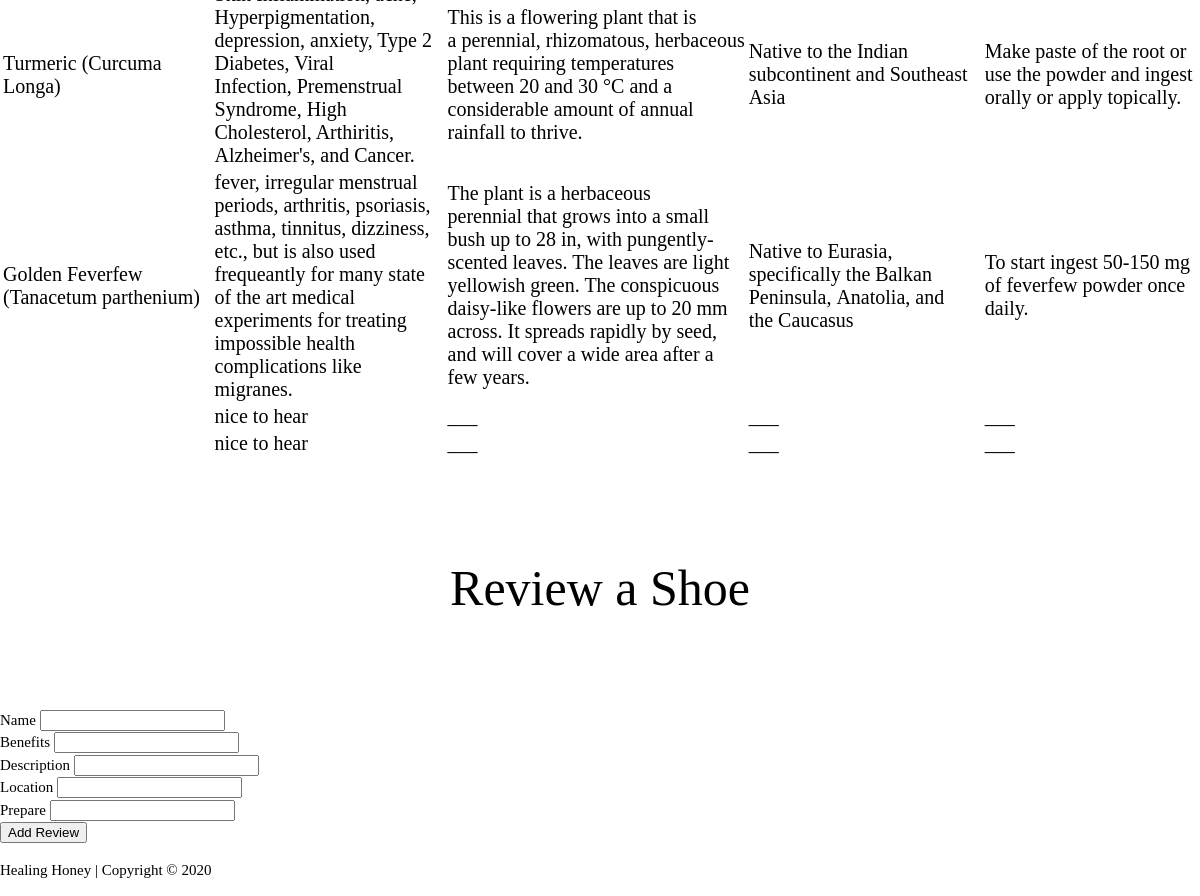
The app's page /plants1.php (lower part), older data.
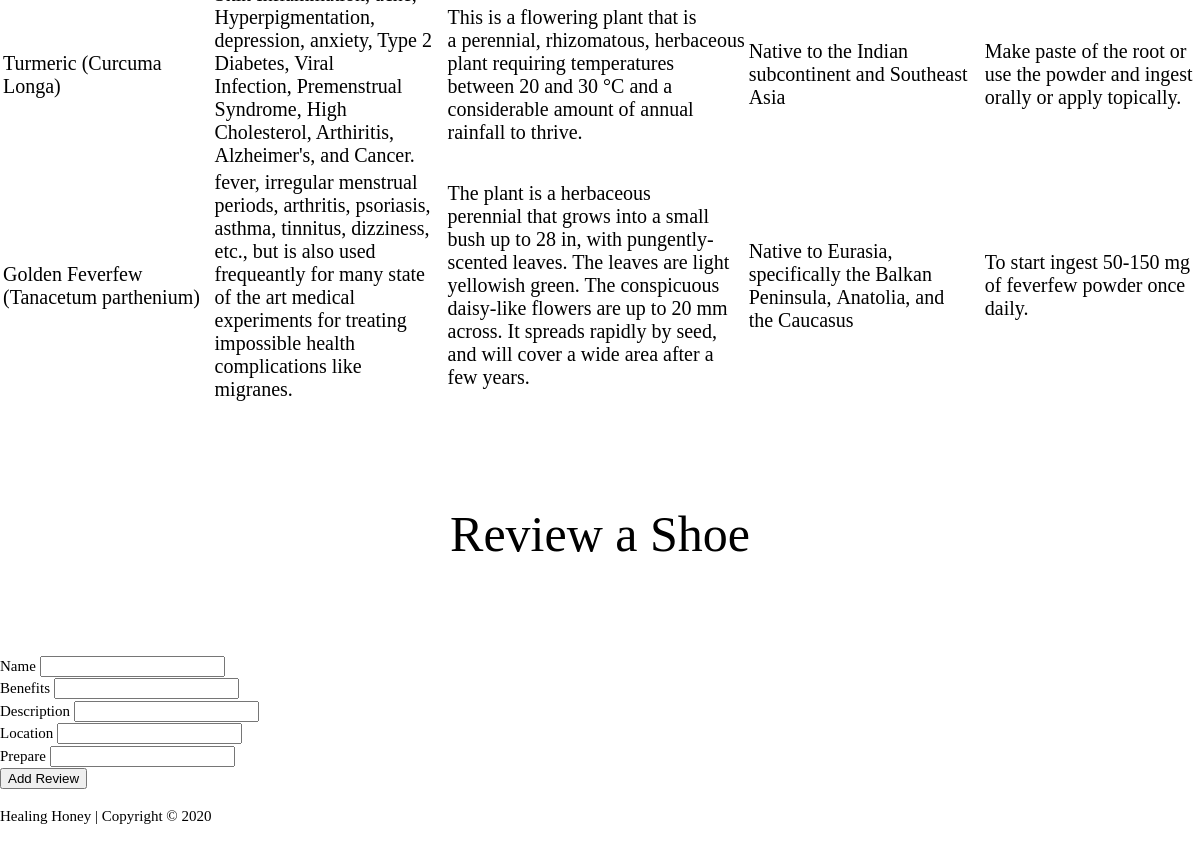
The same page, newer data.
### tables this page shows
CREATE TABLE plants (id INTEGER PRIMARY KEY UNIQUE NOT NULL, _name TEXT (100), benefits TEXT (500), _description TEXT (500), _location TEXT (400), prepare TEXT (400));

### includes/init.php (called while the page is built, shortened)
<?php
function exec_sql_query($db, $sql, $params = array())
{
  $query = $db->prepare($sql);
  if ($query and $query->execute($params)) {
    return $query;
  }
  return null;
}
?>

### plants1.php (the view, shortened to what this page needs)
<?php
include("includes/init.php");
$db = open_sqlite_db("./secure/plants.sqlite");
function print_record($record)
{
?>
  <tr>
    <td><?php echo htmlspecialchars($record["_name"]); ?></td>
    <td><?php echo htmlspecialchars($record["benefits"]); ?></td>
    <td><?php echo htmlspecialchars($record["_description"]); ?></td>
    <td><?php echo htmlspecialchars($record["_location"]); ?></td>
    <td><?php echo htmlspecialchars($record["prepare"]); ?></td>
  </tr>
<?php
}
if (isset($_GET['search'])) {
  $do_search = TRUE;
  $search = filter_input(INPUT_GET, 'search', FILTER_SANITIZE_STRING);
  $search = trim($search);
} else {
  $do_search = FALSE;
  $search = NULL;
}
?>
<!DOCTYPE html>
<html lang="en">
<head>
    <link rel="stylesheet" href="./css/style.css">
  </head>
<body>
  <main>
    <?php
    if ($do_search) {  ?>
      <h2>Search Results</h2>
      <?php
        $sql = "SELECT * FROM plants WHERE _name LIKE '%' || :search || '%' OR benefits LIKE '%' || :search || '%' OR _description LIKE '%' || :search || '%' OR _location LIKE '%' || :search || '%' OR prepare LIKE '%' || :search || '%'";
        $params = array(':search' => $search);
    } else {
      ?>
      <?php
      $sql = "SELECT * FROM plants";
      $params = array();
    }
    $result = exec_sql_query($db, $sql, $params);
    if ($result) {
      $records = $result->fetchAll();
      if (count($records) > 0) {
      ?>
        <table>
          <?php
          foreach ($records as $record) {
            print_record($record);
          }
          ?>
        </table>
    <?php
      } else {
        echo "<p>No matching reviews found.</p>";
      }
    }
    ?>
    <h2>Review a Shoe</h2>
    <form id="reviewShoe" action="shoes.php" method="post" novalidate>
      <div class="group_label_input">
        <label>Name</label>
        <input type="text" name="_name" />
      </div>
      <div class="group_label_input">
        <label>Benefits</label>
        <input type="text" name="_name" />
      </div>
      <div class="group_label_input">
        <label>Description</label>
        <input type="text" name="_name" />
      </div>
      <div class="group_label_input">
        <label>Location</label>
        <input type="text" name="_name" />
      </div>
      <div class="group_label_input">
        <label>Prepare</label>
        <input type="text" name="_name" />
      </div>
      <div class="group_label_input">
        <button type="submit">Add Review</button>
      </div>
    </form>
  </main>
  <?php include("includes/footer.php"); ?>
</body>
</html>

Row changes from the older to the newer data that the page shows:
removed plants: benefits "nice to hear", _description "___", _location "___", prepare "___"
removed plants: benefits "nice to hear", _description "___", _location "___", prepare "___"
